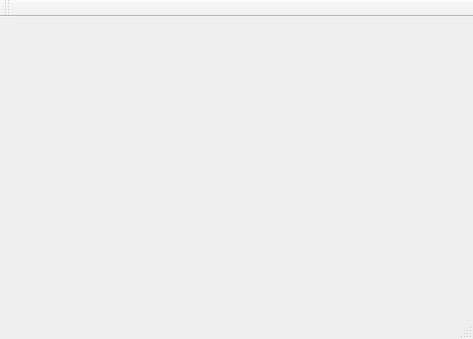
<?xml version="1.0" encoding="UTF-8"?>
<ui version="4.0">
 <class>MainWindow</class>
 <widget class="QMainWindow" name="MainWindow">
  <property name="geometry">
   <rect>
    <x>0</x>
    <y>0</y>
    <width>473</width>
    <height>339</height>
   </rect>
  </property>
  <property name="windowTitle">
   <string>MainWindow</string>
  </property>
  <widget class="QWidget" name="centralWidget"/>
  <widget class="QMenuBar" name="menuBar">
   <property name="geometry">
    <rect>
     <x>0</x>
     <y>0</y>
     <width>473</width>
     <height>23</height>
    </rect>
   </property>
  </widget>
  <widget class="QToolBar" name="mainToolBar">
   <attribute name="toolBarArea">
    <enum>TopToolBarArea</enum>
   </attribute>
   <attribute name="toolBarBreak">
    <bool>false</bool>
   </attribute>
  </widget>
  <widget class="QStatusBar" name="statusBar"/>
 </widget>
 <layoutdefault spacing="6" margin="11"/>
 <resources/>
 <connections/>
</ui>
